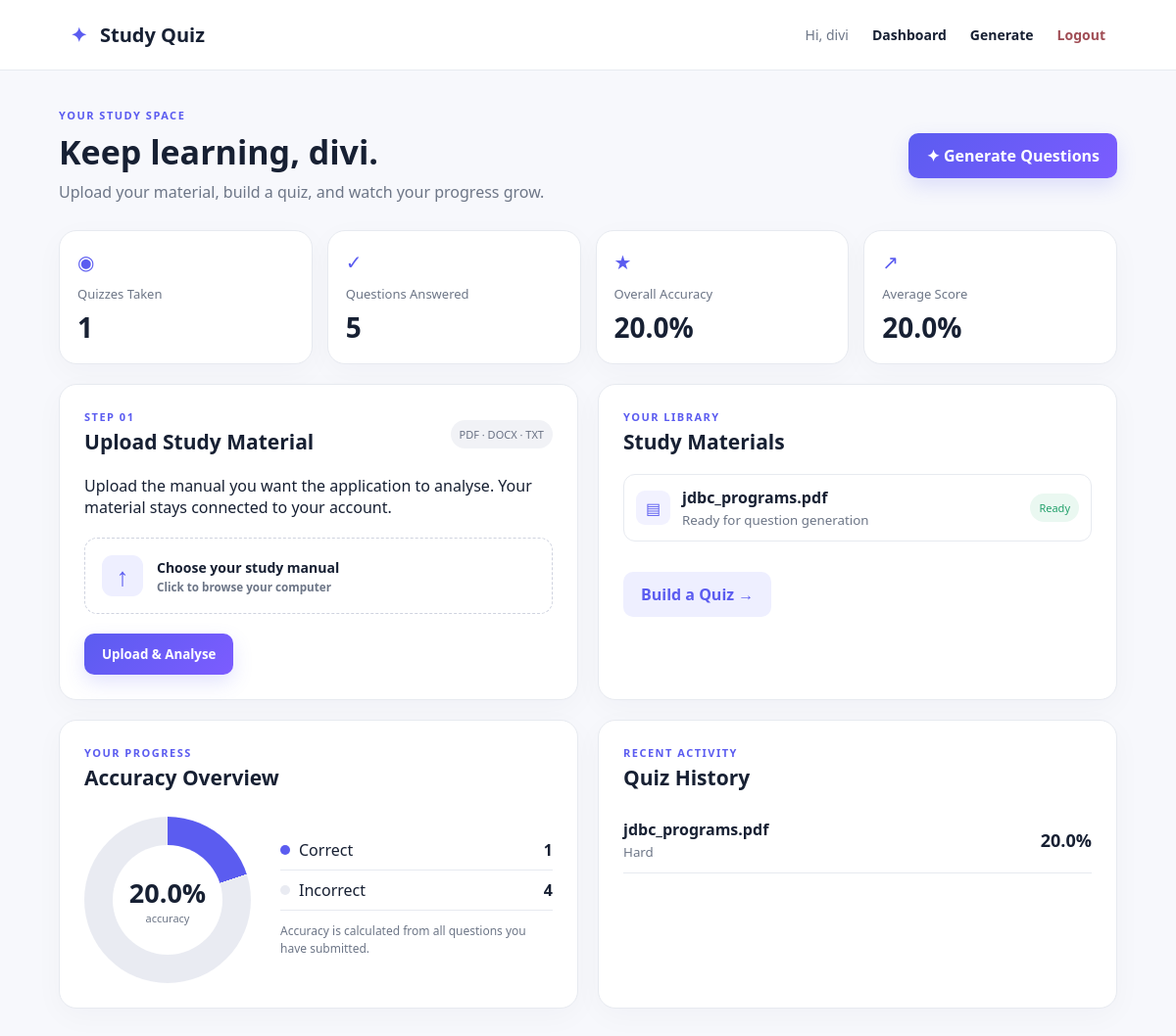
The app's page /dashboard (signed in) with its own data.
### tables this page shows
CREATE TABLE materials(
      id INTEGER PRIMARY KEY AUTOINCREMENT,
      user_id INTEGER NOT NULL,
      filename TEXT NOT NULL,
      stored_name TEXT NOT NULL,
      text TEXT NOT NULL,
      FOREIGN KEY(user_id) REFERENCES users(id)
    );

CREATE TABLE attempts(
      id INTEGER PRIMARY KEY AUTOINCREMENT,
      user_id INTEGER NOT NULL,
      material_id INTEGER NOT NULL,
      score REAL NOT NULL,
      correct INTEGER NOT NULL,
      total INTEGER NOT NULL,
      difficulty TEXT NOT NULL,
      chapter TEXT,
      topic TEXT,
      created_at TEXT DEFAULT CURRENT_TIMESTAMP
    );

### app.py (the view)
@app.route("/dashboard")
@login_required
def dashboard():
    c = db()
    mats = c.execute("SELECT * FROM materials WHERE user_id=? ORDER BY id DESC", (session["user_id"],)).fetchall()
    attempts = c.execute("""SELECT attempts.*, materials.filename FROM attempts
                            JOIN materials ON materials.id=attempts.material_id
                            WHERE attempts.user_id=? ORDER BY attempts.id DESC LIMIT 20""",
                         (session["user_id"],)).fetchall()
    stats = c.execute("""SELECT COUNT(*) AS quizzes,
                                COALESCE(SUM(correct),0) AS correct,
                                COALESCE(SUM(total),0) AS total,
                                COALESCE(AVG(score),0) AS avg_score
                         FROM attempts WHERE user_id=?""",
                      (session["user_id"],)).fetchone()
    accuracy = round((stats["correct"] / stats["total"] * 100), 1) if stats["total"] else 0
    wrong = max(stats["total"] - stats["correct"], 0)
    c.close()
    return render_template("dashboard.html", materials=mats, attempts=attempts,
                           stats=stats, accuracy=accuracy, wrong=wrong)

### app.py (called while the page is built)
def db():
    c = sqlite3.connect(DB)
    c.row_factory = sqlite3.Row
    return c

def login_required(f):
    @wraps(f)
    def w(*a, **kw):
        if "user_id" not in session:
            return redirect(url_for("login"))
        return f(*a, **kw)
    return w

### templates/dashboard.html
{% extends "base.html" %}{% block content %}
<div class="welcome"><div><div class="eyebrow">YOUR STUDY SPACE</div><h1>Keep learning, {{ session.get("username") }}.</h1><p>Upload your material, build a quiz, and watch your progress grow.</p></div><a class="primary button" href="{{url_for('generate')}}">✦ Generate Questions</a></div>
<div class="stats-grid"><div class="stat-card"><div class="stat-icon">◉</div><span>Quizzes Taken</span><strong>{{stats.quizzes}}</strong></div><div class="stat-card"><div class="stat-icon">✓</div><span>Questions Answered</span><strong>{{stats.total}}</strong></div><div class="stat-card"><div class="stat-icon">★</div><span>Overall Accuracy</span><strong>{{accuracy}}%</strong></div><div class="stat-card"><div class="stat-icon">↗</div><span>Average Score</span><strong>{{'%.1f'|format(stats.avg_score) if stats.avg_score else '0'}}%</strong></div></div>
<div class="dashboard-grid"><section class="card"><div class="section-title"><div><div class="eyebrow">STEP 01</div><h2>Upload Study Material</h2></div><span class="mini-badge">PDF · DOCX · TXT</span></div><p>Upload the manual you want the application to analyse. Your material stays connected to your account.</p><form action="{{url_for('upload')}}" method="post" enctype="multipart/form-data"><label class="dropzone"><span class="upload-symbol">↑</span><span><b>Choose your study manual</b><small>Click to browse your computer</small></span><input type="file" name="material" accept=".pdf,.docx,.txt,.md" required></label><button class="primary">Upload & Analyse</button></form></section>
<section class="card"><div class="section-title"><div><div class="eyebrow">YOUR LIBRARY</div><h2>Study Materials</h2></div></div>{% if materials %}<div class="material-list">{% for m in materials %}<div class="material"><span class="file-icon">▤</span><div><b>{{m.filename}}</b><small>Ready for question generation</small></div><span class="ready">Ready</span></div>{% endfor %}</div><a class="button secondary" href="{{url_for('generate')}}">Build a Quiz →</a>{% else %}<div class="empty"><span>◌</span><p>Your study library is empty.</p><small>Upload a manual above to get started.</small></div>{% endif %}</section></div>
<div class="dashboard-grid"><section class="card"><div class="section-title"><div><div class="eyebrow">YOUR PROGRESS</div><h2>Accuracy Overview</h2></div></div><div class="chart-row"><div class="pie" style="--accuracy: {{accuracy}}%;"><div class="pie-hole"><strong>{{accuracy}}%</strong><span>accuracy</span></div></div><div class="legend"><div><i class="dot correct"></i><span>Correct</span><b>{{stats.correct}}</b></div><div><i class="dot wrong"></i><span>Incorrect</span><b>{{wrong}}</b></div><p>Accuracy is calculated from all questions you have submitted.</p></div></div></section>
<section class="card"><div class="section-title"><div><div class="eyebrow">RECENT ACTIVITY</div><h2>Quiz History</h2></div></div>{% if attempts %}<div class="history">{% for a in attempts[:6] %}<div class="history-row"><div><b>{{a.filename}}</b><small>{{a.difficulty}}{% if a.chapter %} · {{a.chapter}}{% endif %}</small></div><strong>{{a.score}}%</strong></div>{% endfor %}</div>{% else %}<div class="empty"><span>◷</span><p>No quiz attempts yet.</p><small>Your results will appear here.</small></div>{% endif %}</section></div>
{% endblock %}

### templates/base.html
<!doctype html><html><head><meta charset="utf-8"><meta name="viewport" content="width=device-width,initial-scale=1"><title>Study Quiz</title><link rel="stylesheet" href="/static/style.css"></head><body>
<nav><a class="brand" href="{{url_for('dashboard') if session.get('user_id') else url_for('login')}}"><span>✦</span> Study Quiz</a>{% if session.get("user_id") %}<div class="navlinks"><span class="hello">Hi, {{session.get("username")}}</span><a href="{{url_for('dashboard')}}">Dashboard</a><a href="{{url_for('generate')}}">Generate</a><a href="{{url_for('logout')}}" class="logout">Logout</a></div>{% endif %}</nav>
<main>{% with messages=get_flashed_messages() %}{% if messages %}<div class="flash">{% for m in messages %}<div>{{m}}</div>{% endfor %}</div>{% endif %}{% endwith %}{% block content %}{% endblock %}</main></body></html>

### static/style.css (style rules this page uses)
:root { --ink:#172033;--muted:#6d7687;--line:#e7eaf0;--bg:#f7f8fc;--primary:#5b5cf0;--primary2:#7c5cff;--soft:#eeefff;--green:#22a06b }
* { box-sizing:border-box }
body { font-family:"Segoe UI",Arial,sans-serif;margin:0;background:var(--bg);color:var(--ink) }
nav { height:72px;background:#fff;border-bottom:1px solid var(--line);padding:0 6%;display:flex;align-items:center;justify-content:space-between;position:sticky;top:0;z-index:10 }
.brand { font-size:20px;font-weight:700;text-decoration:none;color:var(--ink) }
.brand span { color:var(--primary);margin-right:8px }
.navlinks { display:flex;gap:24px;align-items:center }
.navlinks a { color:var(--ink);text-decoration:none;font-weight:600;font-size:14px }
.hello { color:var(--muted);font-size:14px }
.logout { color:#a04d55!important }
main { max-width:1120px;margin:38px auto;padding:0 20px }
.welcome { display:flex;justify-content:space-between;align-items:center;gap:20px;margin-bottom:28px }
.welcome h1,.page-heading h1 { font-size:34px;margin:7px 0 }
.welcome p,.page-heading p { color:var(--muted);margin:0 }
.eyebrow { font-size:11px;letter-spacing:1.5px;font-weight:700;color:var(--primary) }
.button,button { display:inline-block;border:0;border-radius:10px;padding:12px 18px;text-decoration:none;cursor:pointer;font-weight:700;font-family:inherit }
.primary { background:linear-gradient(135deg,var(--primary),var(--primary2));color:#fff;box-shadow:0 8px 20px #5b5cf02b }
.secondary { background:var(--soft);color:var(--primary);margin-top:16px }
.stats-grid { display:grid;grid-template-columns:repeat(4,1fr);gap:15px;margin-bottom:20px }
.stat-card,.card { background:#fff;border:1px solid var(--line);border-radius:18px;box-shadow:0 8px 30px #20264a08 }
.stat-card { padding:18px }
.stat-card span { display:block;color:var(--muted);font-size:13px }
.stat-card strong { display:block;font-size:28px;margin-top:6px }
.stat-icon { font-size:20px;color:var(--primary);margin-bottom:10px }
.dashboard-grid { display:grid;grid-template-columns:1fr 1fr;gap:20px;margin-bottom:20px }
.card { padding:25px }
.section-title { display:flex;justify-content:space-between;align-items:center;gap:10px;margin-bottom:12px }
.section-title h2 { font-size:21px;margin:4px 0 }
.mini-badge,.ready { font-size:11px;background:#f1f2f6;color:#697184;padding:7px 9px;border-radius:20px }
.dropzone { display:flex;align-items:center;gap:14px;border:1.5px dashed #cfd3df;padding:17px;border-radius:13px;margin:20px 0;cursor:pointer }
.upload-symbol { font-size:26px;color:var(--primary);width:42px;height:42px;border-radius:11px;background:var(--soft);display:grid;place-items:center }
.dropzone small,.material small { display:block;color:var(--muted);margin-top:3px }
.material-list { display:grid;gap:10px;margin:15px 0 }
.material { display:flex;align-items:center;gap:12px;border:1px solid var(--line);padding:12px;border-radius:12px }
.file-icon { width:35px;height:35px;display:grid;place-items:center;background:#f2f2ff;color:var(--primary);border-radius:9px }
.material .ready { margin-left:auto;color:var(--green);background:#eaf8f1 }
.chart-row { display:flex;align-items:center;gap:30px;padding-top:10px }
.pie { width:170px;height:170px;border-radius:50%;background:conic-gradient(var(--primary) var(--accuracy),#e9ebf2 0);display:grid;place-items:center;flex:none }
.pie-hole { width:112px;height:112px;border-radius:50%;background:#fff;display:flex;flex-direction:column;align-items:center;justify-content:center }
.pie-hole strong { font-size:27px }
.pie-hole span { font-size:11px;color:var(--muted) }
.legend { width:100% }
.legend div { display:flex;align-items:center;gap:9px;padding:9px 0;border-bottom:1px solid var(--line) }
.legend b { margin-left:auto }
.dot { width:10px;height:10px;border-radius:50% }
.dot.correct { background:var(--primary) }
.dot.wrong { background:#e9ebf2 }
.legend p { font-size:12px;color:var(--muted);line-height:1.5 }
.history-row { display:flex;justify-content:space-between;align-items:center;padding:12px 0;border-bottom:1px solid var(--line) }
.history-row small { display:block;color:var(--muted);margin-top:3px }
.history-row strong { font-size:18px }
label { display:block;margin:16px 0 7px;font-weight:600;font-size:14px }

### records on screen
materials: filename "jdbc_programs.pdf"
attempts: filename "jdbc_programs.pdf", difficulty "Hard", score "20.0"

### other values on screen
{{ session.get("username") }} "divi"
{{ stats.quizzes }} "1"
{{ stats.total }} "5"
{{ accuracy }} "20.0"
{{ '%.1f'|format(stats.avg_score) if stats.avg_score else '0' }} "20.0"
{{ stats.correct }} "1"
{{ wrong }} "4"
